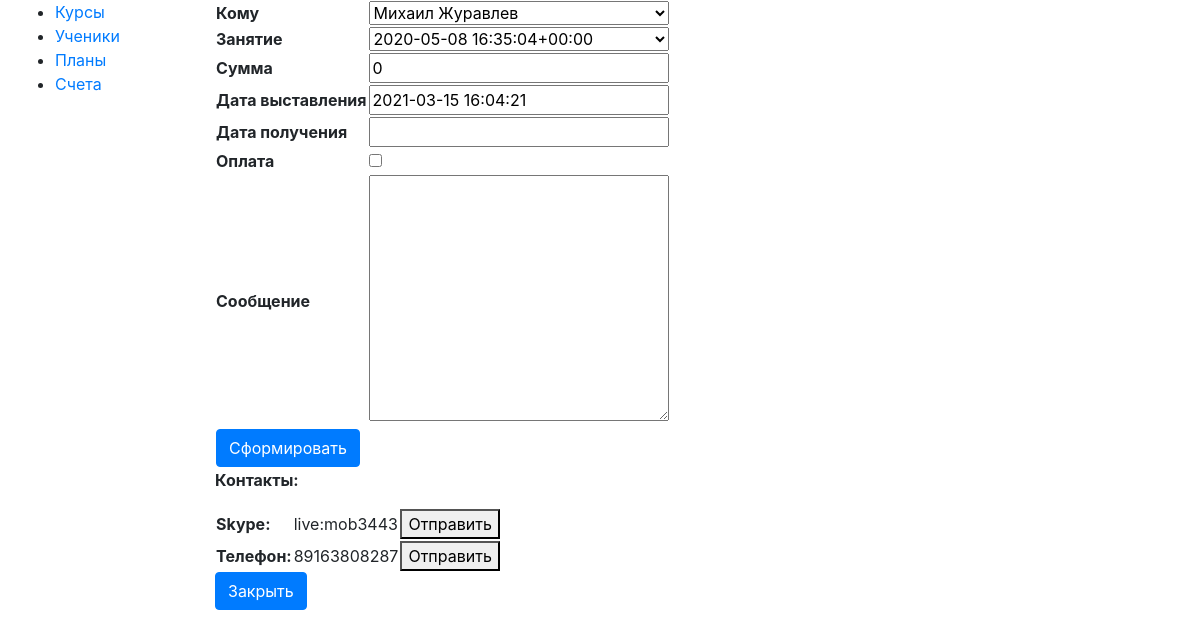
The page /db/bill/16/16 on the database its author committed.
### db/dbModels/Contact.py (models this page shows, shortened)
class Contact(models.Model):
	human=models.ForeignKey(
		Human,
		on_delete=models.CASCADE,
		null=True,
		blank=True,
		verbose_name = 'Человек'
	)
	type=models.ForeignKey(
		ContactType,
		on_delete=models.CASCADE,
		null=True,
		blank=True,
		verbose_name = 'Тип контакта'
	)
	contact=models.TextField(
		verbose_name = 'Контакт',
		blank=True
	)
	class Meta:
		managed = True
		verbose_name = 'Контакт'
		verbose_name_plural = 'Контакты'

### db/dbModels/ContactType.py (models this page shows)
class ContactType(models.Model):
	name=models.CharField(
		max_length=255,
		blank=True,
		verbose_name = 'Тип контакта'
	)
	function=models.CharField(
		max_length=255,
		blank=True,
		verbose_name = 'Функция'
	)
	class Meta:
		managed = True
		verbose_name = 'Тип контакта'
		verbose_name_plural = 'Типы контактов'
	def __str__(self):
		return self.name

### db/views.py (the view, shortened to what this page needs)
# urls.py: path('bill/<int:sid>/<int:lid>', views.addBill, name='addBill'),
def addBill(request,sid,lid):
	std=Human.objects.get(id=sid)
	conts=Contact.objects.filter(human=std)
	ls=Lesson.objects.get(id=lid)
	if request.method=='GET':
		sms=std.first_name+' '+std.last_name+'\n'
		sms+=str(ls.date.ctime())
		sms+='\nПожалуйста, добавьте эту строку в поле \"Сообщение для получателя\":\n'
		sms+=get_sms(std.id,ls.id)
		form=BillForm(initial={
			'agent':std,
			'lesson':ls,
			'billingDate':datetime.datetime.now(),
		})
	return render(request, 'bill.html', {'f': form,'contacts':conts})

### db/forms.py
class BillForm(forms.ModelForm):
	class Meta:
		model=Bill
		exclude=[]
		widgets={
			'agent':forms.Select(attrs={'class':'lesson-field'}),
			'lesson':forms.Select(attrs={'class':'lesson-field'}),
			'ammount':forms.NumberInput(attrs={'class':'lesson-field'}),
			'billingDate':forms.TextInput(attrs={'class':'lesson-field'}),
			'receiptDate':forms.TextInput(attrs={'class':'lesson-field'}),
			'text':forms.Textarea(attrs={'class':'lesson-field'})
		}

### db/billing.py (called while the page is built)
def get_sms(sid,lid):
	return '#'+str(sid)+'.'+str(lid)+'#'

### db/dbModels/Human.py (called while the page is built)
	def __str__(self):
		fio=self.first_name+' '
		if (self.middle_name): fio+=self.middle_name+' '
		fio+=self.last_name
		return fio

### db/dbModels/Lesson.py (called while the page is built)
	def __str__(self):
		if self.student:
			st=self.student.first_name+' '+self.student.last_name
		else: st=''
		return st+' '+str(self.date)

### db/templates/bill.html
{% extends "base.html" %}
{% block content %}
<form method="post">{% csrf_token %}
	<table >
	<tr>
		<th scope="row"> {{f.agent.label}} </th>
		<td >{{f.agent}}</td>
	</tr>
	<tr>
		<th scope="row">Занятие</th>
		<td>{{f.lesson}}</td>
	</tr>
	<tr>
		<th scope="row">{{f.ammount.label}}</th>
		<td>{{f.ammount}}</td>
	</tr>
	<tr>
		<th scope="row">{{f.billingDate.label}}</th>
		<td>{{f.billingDate}}</td>
	</tr>
	<tr>
		<th scope="row">{{f.receiptDate.label}}</th>
		<td>{{f.receiptDate}}</td>
	</tr>
	<tr>
		<th scope="row">{{f.status.label}}</th>
		<td>{{f.status}}</td>
	</tr>
	<tr>
		<th scope="row">{{f.text.label}}</th>
		<td>{{f.text}}</td>
	</tr>
	<td colspan="2"><button class="btn btn-primary" type="submit" name ="make"}>Сформировать</button></td>
	</table>
	<p><b>Контакты:</b></p>
	<table >
		{%for c in contacts%}
		<tr>
			<th scope="row">{{c.type}}:</th>
			<td>{{c.contact}}</td>
			<td><button type="submit" name ="send+{{c.id}}^"}>Отправить</button></td>
		</tr>
		{%endfor%}
	</table>
    <button class="btn btn-primary" type="submit" name ="close"}>Закрыть</button></td>
</form>
{% endblock %}

### db/static/css/db.css (style rules this page uses)
.lesson-field { width: 300px; }

### rows shown on the page
Contact: type "Skype", contact "live:mob3443"
Contact: type "Телефон", contact "89163808287"

### other values the page prints
{{ f.agent.label }} "Кому"
{{ f.ammount.label }} "Сумма"
{{ f.billingDate.label }} "Дата выставления"
{{ f.receiptDate.label }} "Дата получения"
{{ f.status.label }} "Оплата"
{{ f.text.label }} "Сообщение"
